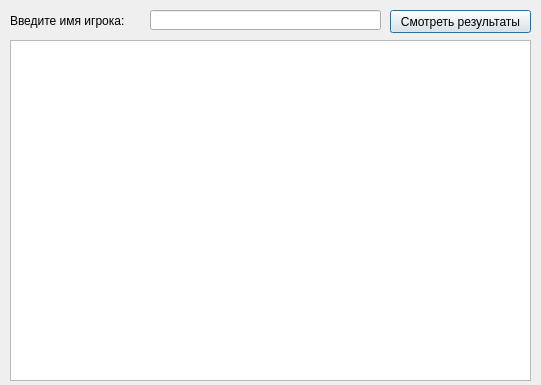
<?xml version="1.0" encoding="UTF-8"?>
<ui version="4.0">
 <class>Dialog</class>
 <widget class="QDialog" name="Dialog">
  <property name="geometry">
   <rect>
    <x>0</x>
    <y>0</y>
    <width>541</width>
    <height>385</height>
   </rect>
  </property>
  <property name="windowTitle">
   <string>Dialog</string>
  </property>
  <widget class="QLabel" name="label">
   <property name="geometry">
    <rect>
     <x>10</x>
     <y>10</y>
     <width>131</width>
     <height>21</height>
    </rect>
   </property>
   <property name="text">
    <string>Введите имя игрока:</string>
   </property>
  </widget>
  <widget class="QLineEdit" name="lineEdit">
   <property name="geometry">
    <rect>
     <x>150</x>
     <y>10</y>
     <width>231</width>
     <height>20</height>
    </rect>
   </property>
  </widget>
  <widget class="QPushButton" name="pushButton">
   <property name="geometry">
    <rect>
     <x>390</x>
     <y>10</y>
     <width>141</width>
     <height>23</height>
    </rect>
   </property>
   <property name="text">
    <string>Смотреть результаты</string>
   </property>
  </widget>
  <widget class="QTableWidget" name="tableWidget">
   <property name="geometry">
    <rect>
     <x>10</x>
     <y>40</y>
     <width>521</width>
     <height>341</height>
    </rect>
   </property>
  </widget>
 </widget>
 <resources/>
 <connections/>
</ui>
